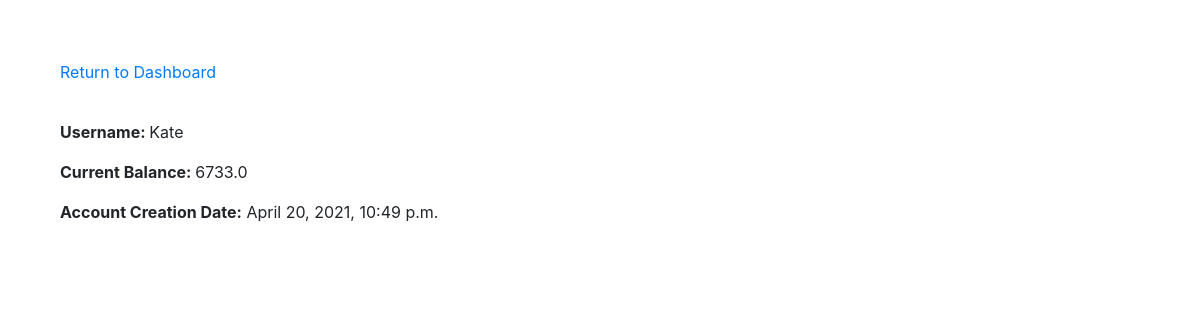
Screenshot of /details/6 (signed in) with the database file from the repository.
### transaction_secondchallenge/models.py (models this page shows, shortened)
class Account(models.Model):
    objects = None
    username = models.OneToOneField(User, on_delete=models.CASCADE, primary_key=True)
    balance = models.FloatField(default=100.00)
    created_at = models.DateTimeField(auto_now_add=True, null=True)

### transaction_secondchallenge/views.py (the view)
# urls.py: path('details/<pk>', views.UserDetailsView.as_view(), name='details'),
class UserDetailsView(LoginRequiredMixin, generic.DetailView):
    template_name = 'transaction_secondchallenge/detail.html'
    login_url = '/accounts/login/'
    def get_queryset(self):
        return Account.objects.filter(username=self.request.user)
    def get_context_data(self, **kwargs):
        context = super().get_context_data()
        context['detail_list'] = self.get_queryset()
        return context

### transaction_secondchallenge/templates/transaction_secondchallenge/detail.html (shortened to what this page needs)
{% extends "transaction_secondchallenge/base.html" %}
{% block details %}
    {% if detail_list %}
        {% for i in detail_list %}
            <div style="padding-top: 5%;padding-left: 5%;">
                <a href="{% url 'transaction:dashboard' %}">Return to Dashboard</a>
            </div>
            <div style="padding-top: 3%; padding-left: 5%;">
                <strong style="float:left;">Username:&nbsp;</strong>
                <p>{{ i.username }}</p>
                <strong style="float:left;">Current Balance:&nbsp;</strong>
                <p id="balance">{{ i.balance }}</p>
                <p><strong>Account Creation Date:</strong> {{ i.created_at }}</p>
            </div>
        {% endfor %}
    {% endif %}
{% endblock %}

### rows the page displays
Account: username "Kate", balance "6733.0", created_at "April 20, 2021, 10:49 p.m."
